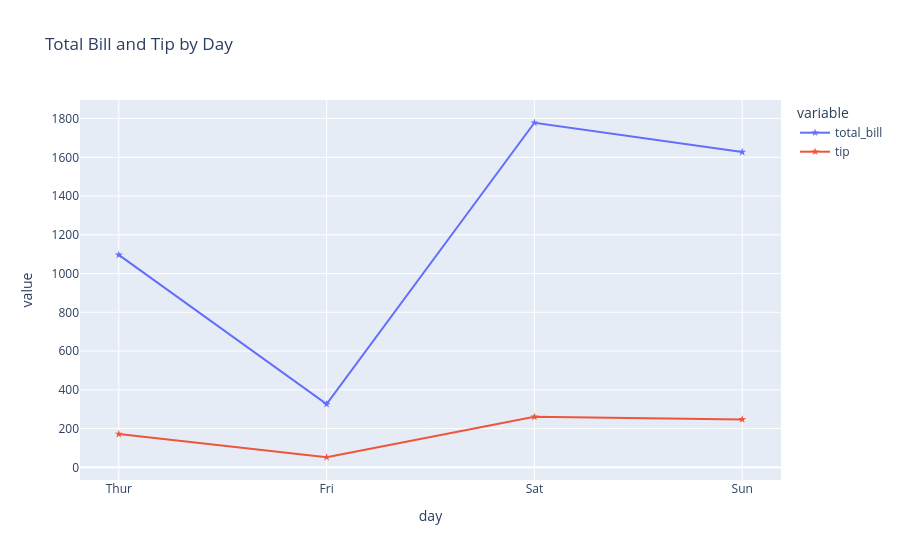

The notebook cell saved with this chart:
### Code cell
px.line(data_frame = tip2 ,  x=tip2['day'],y=["total_bill","tip"],title="Total Bill and Tip by Day",markers=True,symbol_sequence = ["star"])

### Figure 1 — Plotly figure (JSON) as saved in the notebook; plotly's stock layout.template omitted (floating-point values rounded to 4 significant figures)
{"data": [{"hovertemplate": "variable=total_bill<br>day=%{x}<br>value=%{y}<extra></extra>", "legendgroup": "total_bill", "line": {"color": "#636efa", "dash": "solid"}, "marker": {"symbol": "star"}, "mode": "lines+markers", "name": "total_bill", "orientation": "v", "showlegend": true, "type": "scatter", "x": ["Thur", "Fri", "Sat", "Sun"], "xaxis": "x", "y": [1096.0, 325.9, 1778.0, 1627.0], "yaxis": "y"}, {"hovertemplate": "variable=tip<br>day=%{x}<br>value=%{y}<extra></extra>", "legendgroup": "tip", "line": {"color": "#EF553B", "dash": "solid"}, "marker": {"symbol": "star"}, "mode": "lines+markers", "name": "tip", "orientation": "v", "showlegend": true, "type": "scatter", "x": ["Thur", "Fri", "Sat", "Sun"], "xaxis": "x", "y": [171.8, 51.96, 260.4, 247.4], "yaxis": "y"}], "layout": {"legend": {"title": {"text": "variable"}, "tracegroupgap": 0}, "title": {"text": "Total Bill and Tip by Day"}, "xaxis": {"anchor": "y", "domain": [0, 1], "title": {"text": "day"}}, "yaxis": {"anchor": "x", "domain": [0, 1], "title": {"text": "value"}}}}
